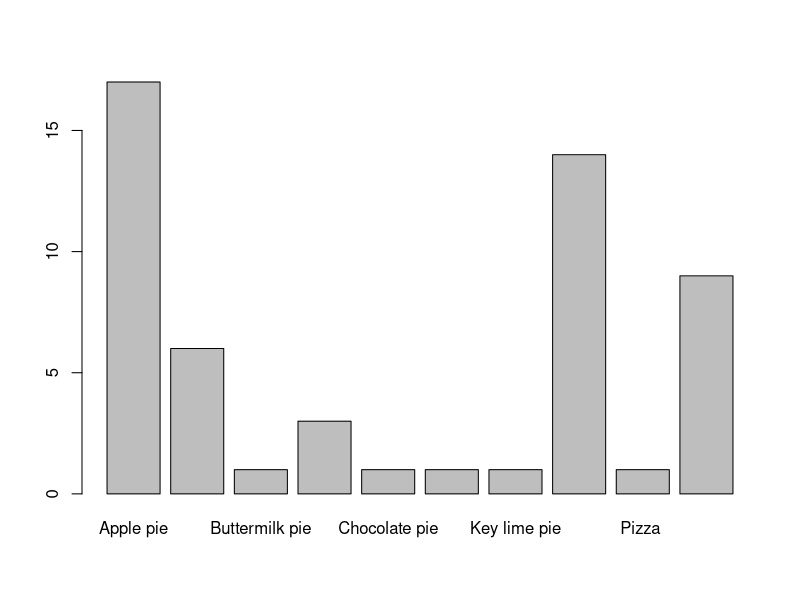
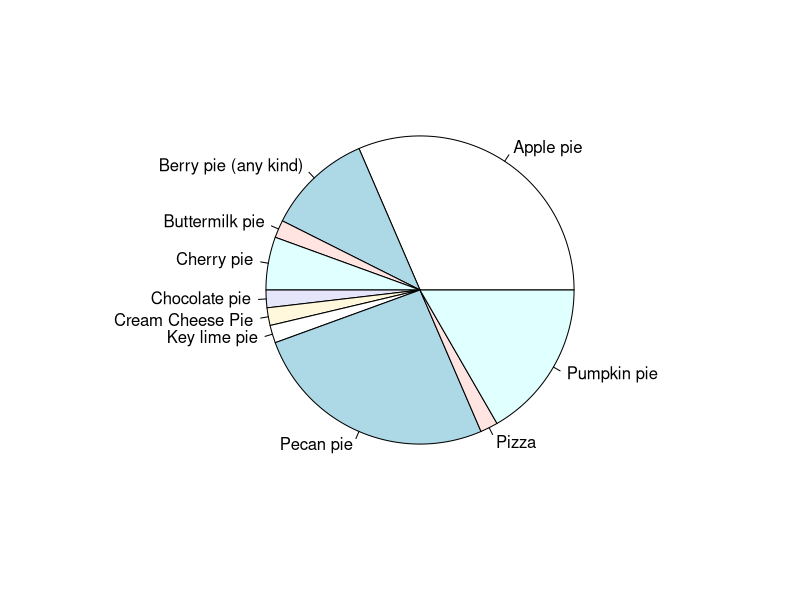
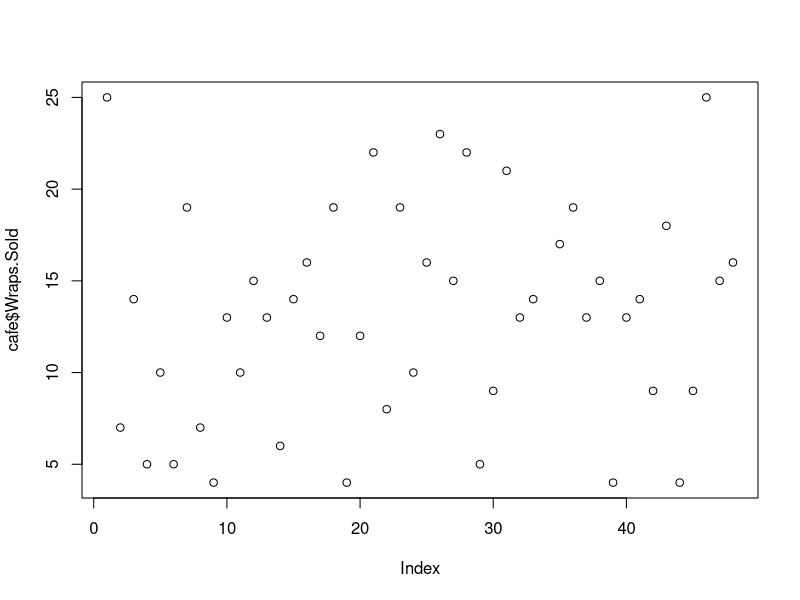
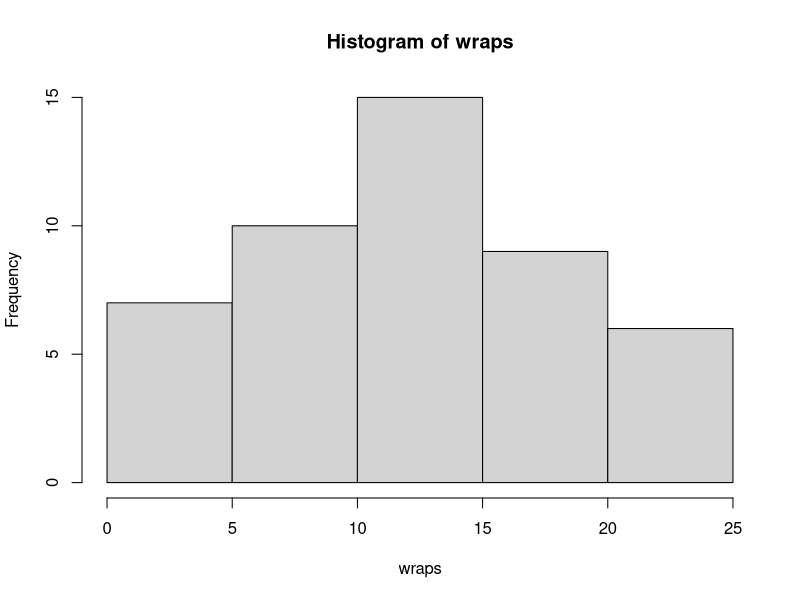

R code for these plots, in order:
## ---- chunk 1
knitr::opts_chunk$set(echo = TRUE)
## ---- chunk 2
pie <- read.csv("pie-survey-1.csv")
pielist <- table(pie$What.is.your.favorite.kind.of.pie.)
barplot(pielist)
pie(pielist)
## ---- chunk 3
cafe <- read.csv("cafedata-1.csv")
plot(cafe$Wraps.Sold)
wraps <- cafe$Wraps.Sold[cafe$Wraps.Sold != "na"]
wraps <- as.numeric(wraps)
hist(wraps)
